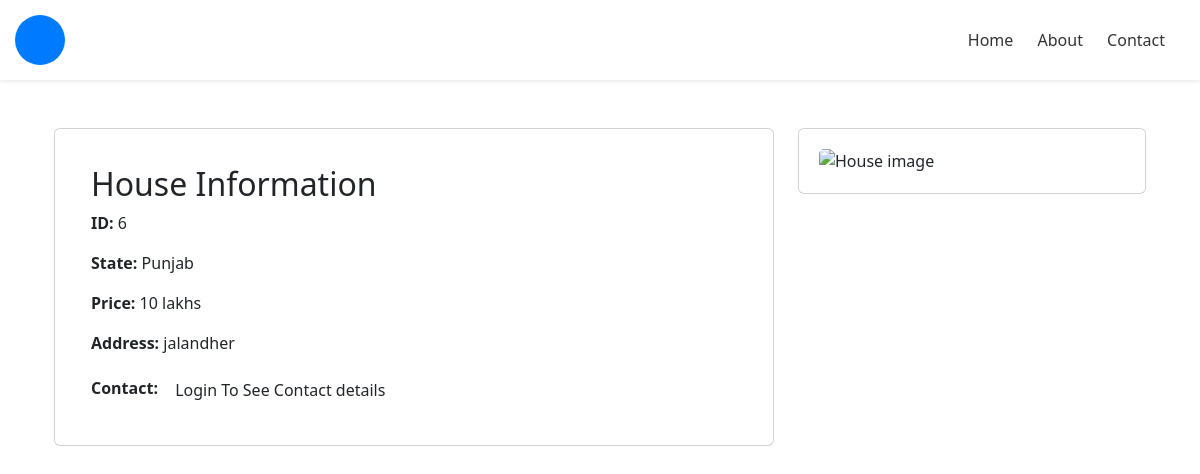
The app's page /house.php?id=6 with its own data.
### tables this page shows
CREATE TABLE `listing` (
  `Id` int(11) NOT NULL,
  `type` varchar(20) NOT NULL,
  `state` text NOT NULL,
  `price` decimal(10,0) NOT NULL,
  `bedrooms` int(11) NOT NULL,
  `bathrooms` int(11) NOT NULL,
  `address` text NOT NULL,
  `contact` text NOT NULL,
  `parking` tinyint(1) NOT NULL,
  `furnished` tinyint(1) NOT NULL,
  `sold` int(11) NOT NULL DEFAULT 0,
  `added_by` text NOT NULL
);

### house.php (the view, shortened to what this page needs)
<!DOCTYPE html>
<html lang="en">
<head>
    <?php include 'components/cdn.php'; ?>
</head>
<body>
    <?php include 'components/nav.php'; ?>
    <?php
    include 'db/mysql.php';
    $id = $_GET['id'];
    $query = "SELECT id, state, price, address, contact FROM listing WHERE id = $id";
    $result = mysqli_query($connect, $query);
    $house = mysqli_fetch_assoc($result);
    ?>
    <div class="container mt-4 p-4">
        <div class="row">
            <div class="col-md-8">
                <div class="card mb-3">
                    <div class="card-body">
                        <h2 class="card-title">House Information</h2>
                        <p class="card-text"><b>ID:</b> <?php echo $house['id']; ?></p>
                        <p class="card-text"><b>State:</b> <?php echo $house['state']; ?></p>
                        <p class="card-text"><b>Price:</b> <?php echo (($house['price']) / 100000) . ' lakhs'; ?></p>
                        <p class="card-text"><b>Address:</b> <?php echo $house['address']; ?></p>
                        <p class="card-text">
                            <b>Contact:</b>
                            <?php
                            if (!isset($_COOKIE['username'])) {
                                echo '<a href="login.php" class="btn">Login To See Contact details</a>';
                            } else {
                                echo $house['contact'];
                            }
                            ?>
                        </p>
                    </div>
                </div>
            </div>
            <div class="col-md-4">
                <div class="card mb-3">
                    <img src="uploads/<?php echo $house['id'] ?>_1.jpg" class="card-img-top" alt="House image">
                </div>
            </div>
        </div>
    </div>
</body>
</html>

### components/nav.php (style rules this page uses)
* { margin: 0; }

### house.php (style rules this page uses)
.card { padding: 20px; }
.card-img-top { width: 100%; height: auto; }

### records on screen
listing: Id "6", state "Punjab", ($house['price'])/100000 "10", address "jalandher"
